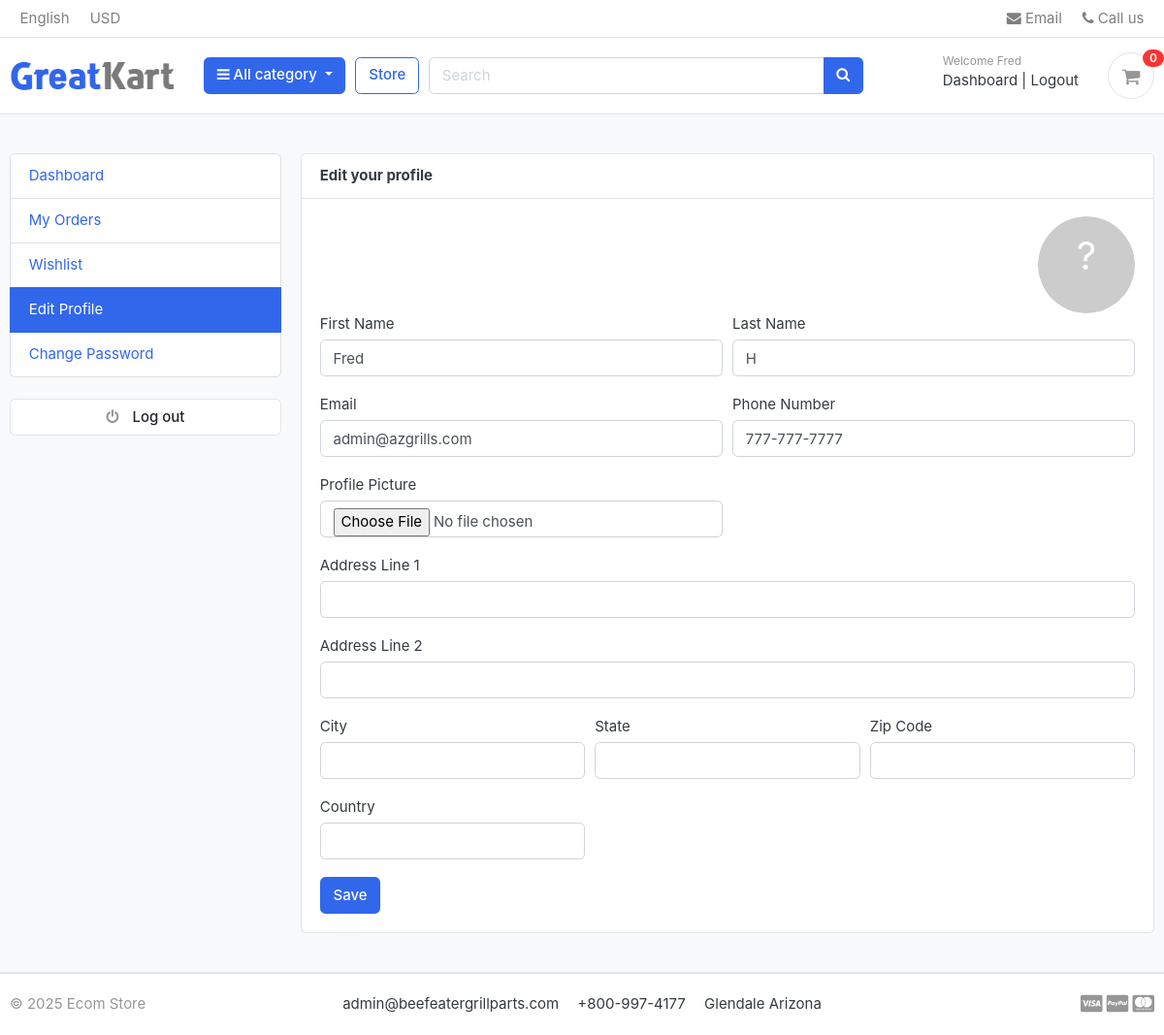
Screenshot of /accounts/edit_profile/ (signed in) with the database file from the repository.
### accounts/models.py (models this page shows, shortened)
class Account(AbstractUser):
    first_name = models.CharField(max_length=50)
    last_name = models.CharField(max_length=50)
    username = models.CharField(max_length=50, unique=True)
    email = models.EmailField(max_length=100, unique=True)
    phone_number = models.CharField(max_length=50)
    date_joined = models.DateTimeField(auto_now_add=True)
    last_login = models.DateTimeField(auto_now_add=True)
    is_admin = models.BooleanField(default=False)
    is_staff = models.BooleanField(default=False)
    is_active = models.BooleanField(default=False)
    is_superadmin = models.BooleanField(default=False)
    USERNAME_FIELD = 'email'
    REQUIRED_FIELDS = ['username', 'first_name', 'last_name']
    objects = MyAccountManager()

class UserProfile(models.Model):
    user = models.OneToOneField(settings.AUTH_USER_MODEL, on_delete=models.CASCADE)
    address_line_1 = models.CharField(blank=True, max_length=100)
    address_line_2 = models.CharField(blank=True, max_length=100)
    profile_picture = models.ImageField(blank=True, null=True, upload_to='userprofile')
    city = models.CharField(blank=True, max_length=20)
    zip_code = models.CharField(blank=True, max_length=20)
    state = models.CharField(blank=True, max_length=20)
    country = models.CharField(blank=True, max_length=20)

### accounts/views.py (the view)
# urls.py: path('edit_profile/', views.edit_profile, name='edit_profile'),
@login_required(login_url='login')
def edit_profile(request):
    userprofile = get_object_or_404(UserProfile, user=request.user)
    if request.method == 'POST':
        user_form = UserForm(request.POST, instance=request.user)
        profile_form = UserProfileForm(request.POST, request.FILES, instance=userprofile)
        if user_form.is_valid() and profile_form.is_valid():
            user_form.save()
            profile_form.save()
            messages.success(request, 'Your profile has been updated. Please use your new email to sign in.')
            return redirect('edit_profile')
    else:
        user_form = UserForm(instance=request.user)
        profile_form = UserProfileForm(instance=userprofile)
    context = {
        'user_form': user_form,
        'profile_form': profile_form,
        'userprofile': userprofile,
    }
    return render(request, 'accounts/edit_profile.html', context)

### accounts/forms.py
class UserForm(forms.ModelForm):
    class Meta:
        model = Account
        fields = ('first_name', 'last_name', 'phone_number', 'email')
    def __init__(self, *args, **kwargs):
        super(UserForm, self).__init__(*args, **kwargs)
        for field in self.fields:
            self.fields[field].widget.attrs['class'] = 'form-control'

class UserProfileForm(forms.ModelForm):
    profile_picture = forms.ImageField(required=False, error_messages= {'invalid':("Image files only")}, widget=forms.FileInput)
    class Meta:
        model = UserProfile
        fields = ('address_line_1', 'address_line_2', 'city', 'state', 'zip_code', 'country', 'profile_picture')
    def __init__(self, *args, **kwargs):
        super(UserProfileForm, self).__init__(*args, **kwargs)
        for field in self.fields:
            self.fields[field].widget.attrs['class'] = 'form-control'

### carts/context_processors.py (called while the page is built)
def counter(request):
    cart_count = 0
    if 'admin' in request.path:
        return {}
    else:
        try:
            cart = Cart.objects.filter(cart_id= _cart_id(request))
            if request.user.is_authenticated:
                cart_items = CartItem.objects.all().filter(user=request.user)
            else:
                cart_items = CartItem.objects.all().filter(cart=cart[:1])
            for cart_item in cart_items:
                cart_count += cart_item.quantity
        except Cart.DoesNotExist:
            cart_count = 0
    return dict(cart_count=cart_count)

### carts/utils.py (called while the page is built)
def _cart_id(request):
    cart_id = request.session.get('cart_id')
    if not cart_id:
        cart_id = str(uuid.uuid4())
        request.session['cart_id'] = cart_id
        request.session.modified = True
    return cart_id

### category/context_processors.py (called while the page is built)
def menu_links(request):
    from category.models import Category
    links = Category.objects.all()
    return dict(links=links)

### category/models.py (called while the page is built)
    def get_url(self):
        return reverse('store:products_by_category', args=[self.slug])

### store/context_processors.py (called while the page is built)
def recently_viewed(request):
    viewed_ids = request.session.get('viewed_products', [])
    recently_viewed = Product.objects.filter(id__in=viewed_ids, is_available=True).order_by('-modified_date')[:5]  # Limit to 5, match session order if possible
    ordered_products = sorted(recently_viewed, key=lambda p: viewed_ids.index(p.id) if p.id in viewed_ids else len(viewed_ids))
    return {'recently_viewed': ordered_products}

### templates/accounts/edit_profile.html (shortened to what this page needs)
{% extends 'base.html' %}
{% block content %}
<section class="section-conten padding-y bg">
<div class="container">
    <div class="row">
    {% include 'includes/dashboard_sidebar.html' %}
    <main class="col-md-9">
        <article class="card">
        <header class="card-header">
            <strong class="d-inline-block mr-3">Edit your profile</strong>
        </header>
        <div class="card-body">
            <div class="text-right">
                {% if userprofile.profile_picture %}
                <img src="{{ userprofile.profile_picture.url }}" alt="Profile Picture" width="100" style="border-radius:50px;">
                {% else %}
                    <svg width="100" height="100" viewBox="0 0 100 100" style="border-radius: 50%;">
                        <circle cx="50" cy="50" r="50" fill="#ccc" />
                        <text x="50" y="55" font-size="40" text-anchor="middle" fill="#fff">?</text>
                    </svg>
                {% endif %}
            </div>
            <div class="row">
            <div class="col-md-12">
                <form action="{% url 'edit_profile' %}" method="POST" enctype="multipart/form-data">
                    <div class="form-row">
                        <div class="form-group col-md-6">
                            <label>First Name</label>
                            {{ user_form.first_name }}
                        </div>
                        <div class="form-group col-md-6">
                            <label>Last Name</label>
                            {{ user_form.last_name }}
                        </div>
                    </div>
                    <div class="form-row">
                        <div class="form-group col-md-6">
                            <label>Email</label>
                            {{ user_form.email }}
                        </div>
                        <div class="form-group col-md-6">
                            <label>Phone Number</label>
                            {{ user_form.phone_number }}
                        </div>
                    </div>
                    <div class="form-row">
                        <div class="form-group col-md-6">
                            <label>Profile Picture</label>
                            {{ profile_form.profile_picture }}
                        </div>
                    </div>
                    <div class="form-group">
                        <label>Address Line 1</label>
                        {{ profile_form.address_line_1 }}
                    </div>
                    <div class="form-group">
                        <label>Address Line 2</label>
                        {{ profile_form.address_line_2 }}
                    </div>
                    <div class="form-row">
                        <div class="form-group col-md-4">
                            <label>City</label>
                            {{ profile_form.city }}
                        </div>
                        <div class="form-group col-md-4">
                            <label>State</label>
                            {{ profile_form.state }}
                        </div>
                        <div class="form-group col-md-4">
                            <label>Zip Code</label>
                            {{ profile_form.zip_code }}
                        </div>
                        <div class="form-group col-md-4">
                            <label>Country</label>
                            {{ profile_form.country }}
                        </div>
                    </div>
                    <input type="submit" value="Save" class="btn btn-primary">
                </form>
            </div>
            </div>
        </div>
        </article>
    </main>
    </div>
</div>
</section>
{% endblock %}

### templates/includes/navbar.html (shortened to what this page needs)
{% load static %}
<header class="section-header">
    <nav class="navbar p-md-0 navbar-expand-sm navbar-light border-bottom">
        <div class="container">
            <div class="collapse navbar-collapse" id="navbarTop4">
                <ul class="navbar-nav mr-auto">
                    <li class="nav-item dropdown">
                        <a href="#" class="nav-link"> English </a>
                    </li>
                    <li class="nav-item dropdown">
                        <a href="#" class="nav-link"> USD </a>
                    </li>
                </ul>
                <ul class="navbar-nav">
                    <li><a href="#" class="nav-link"> <i class="fa fa-envelope"></i> Email </a></li>
                    <li><a href="#" class="nav-link"> <i class="fa fa-phone"></i> Call us </a></li>
                </ul>
            </div>
        </div>
    </nav>
    <section class="header-main border-bottom">
        <div class="container">
            <div class="row align-items-center">
                <div class="col-lg-2 col-md-3 col-6">
                    <a href="{% url 'home' %}" class="brand-wrap">
                        <img class="logo" src="{% static './images/logo.png' %}">
                    </a>
                </div>
                <div class="col-lg col-sm col-md col-6 flex-grow-0">
                    <div class="category-wrap dropdown d-inline-block float-right">
                        <button type="button" class="btn btn-primary dropdown-toggle" data-toggle="dropdown">
                            <i class="fa fa-bars"></i> All category
                        </button>
                    </div>
                </div>
                <a href="{% url 'store:store' %}" class="btn btn-outline-primary">Store</a>
                <div class="col-lg col-md-6 col-sm-12 col">
                    <form action="{% url 'store:search' %}" class="search" method="GET">
                        <div class="input-group w-100">
                            <input type="text" class="form-control" style="width:60%;" placeholder="Search" name="keyword">
                            <div class="input-group-append">
                                <button class="btn btn-primary" type="submit">
                                    <i class="fa fa-search"></i>
                                </button>
                            </div>
                        </div>
                    </form>
                </div>
                <div class="col-lg-3 col-sm-6 col-8 order-2 order-lg-3">
                    <div class="d-flex justify-content-end mb-3 mb-lg-0">
                        {% if user.id is None %}
                            <div class="widget-header">
                                <small class="title text-muted">Welcome guest!</small>
                                <div>
                                    <a href="{% url 'login' %}">Sign in</a>
                                    <span class="dark-transp"> | </span>
                                    <a href="{% url 'register' %}"> Register</a>
                                </div>
                            </div>
                        {% else %}
                            <div class="widget-header">
                                <small class="title text-muted">Welcome {{user.first_name}}</small>
                                <div>
                                    <a href="{% url 'dashboard' %}">Dashboard</a>
                                    <span class="dark-transp"> | </span>
                                    <a href="{% url 'logout' %}"> Logout</a>
                                </div>
                            </div>
                        {% endif %}
                        <a href="{% url 'cart' %}" class="widget-header pl-3 ml-3">
                            <div class="icon icon-sm rounded-circle border"><i class="fa fa-shopping-cart"></i></div>
                            <span class="badge badge-pill badge-danger notify">{{ cart_count }}</span>
                        </a>
                    </div>
                </div>
            </div>
        </div>
    </section>
</header>

### static/css/ui.css (style rules this page uses)
html { font-family: "Inter", sans-serif; font-size: 15px; }
.icon-xs, .icon-sm, .icon-md, .icon-lg { display: inline-block; text-align: center; flex-shrink: 0; flex-grow: 0; }
.icon-sm { width: 48px; height: 48px; line-height: 48px !important; font-size: 20px; }
.padding-y { padding-top: 40px; padding-bottom: 40px; }
article:after, .form-group:after { display: block; clear: both; content: ""; }
.bg { background-color: #f8f9fa; }
.header-main { position: relative; padding-top: 1rem; padding-bottom: 1rem; }
.brand-wrap .logo, .navbar-brand .logo { margin-right: 7px; max-height: 42px; display: inline-block; }
.widget-header { display: inline-block; vertical-align: middle; position: relative; }
.widget-header a { color: #343a40; }
.widget-header i { color: #969696; }
.widget-header .title { display: block; }
.widget-header .notify { position: absolute; top: -3px; right: -10px; }
.notify { position: absolute; top: -4px; right: -10px; display: inline-block; padding: 0.25em 0.6em; font-size: 12px; line-height: 1; text-align: center; border-radius: 3rem; color: #fff; background-color: #fa3434; }

### templates/base.html (style rules this page uses)
body { padding-top: 0; }

### rows the page displays
Account: first_name "Fred", last_name "H", email "admin@azgrills.com", phone_number "777-777-7777"

### other values shown
{{ cart_count }} "0"
